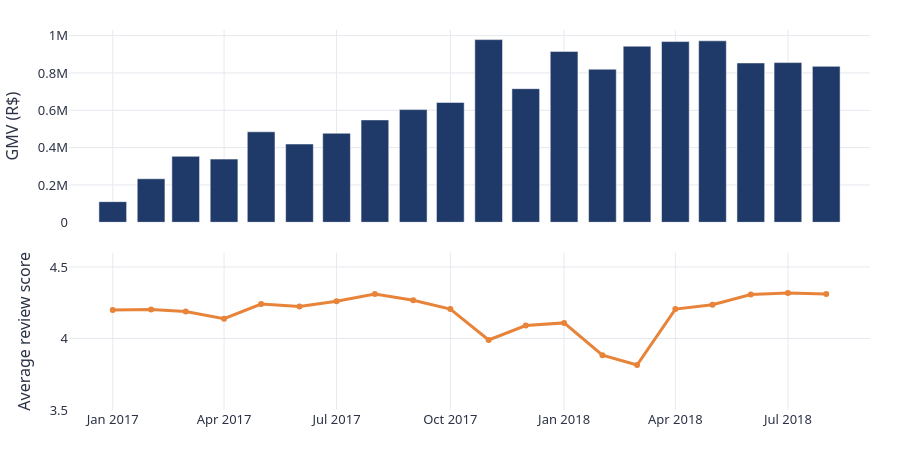

Source (notebook cell):
### Markdown cell above
---
# 1. Is growth already costing satisfaction?

The first question, and the one the brief is really about. If the average score falls as the
marketplace grows, the trade-off is real and already happening, and the answer is simply
"yes, slow down".

### Code cell
monthly = A.monthly_trend(base)
V.fig_growth_vs_satisfaction(monthly)

### Figure 1 — Plotly figure (JSON) as saved in the notebook; plotly's stock layout.template omitted (floating-point values rounded to 4 significant figures)
{"data": [{"hovertemplate": "%{x|%b %Y}<br>GMV R$%{y:,.0f}<extra></extra>", "marker": {"color": "#1f3a68"}, "name": "GMV", "showlegend": false, "type": "bar", "x": ["2017-01-01T00:00:00", "2017-02-01T00:00:00", "2017-03-01T00:00:00", "2017-04-01T00:00:00", "2017-05-01T00:00:00", "2017-06-01T00:00:00", "2017-07-01T00:00:00", "2017-08-01T00:00:00", "2017-09-01T00:00:00", "2017-10-01T00:00:00", "2017-11-01T00:00:00", "2017-12-01T00:00:00", "2018-01-01T00:00:00", "2018-02-01T00:00:00", "2018-03-01T00:00:00", "2018-04-01T00:00:00", "2018-05-01T00:00:00", "2018-06-01T00:00:00", "2018-07-01T00:00:00", "2018-08-01T00:00:00"], "xaxis": "x", "y": [110700.0, 233000.0, 353300.0, 338500.0, 484800.0, 419300.0, 477000.0, 548500.0, 603600.0, 641900.0, 978600.0, 715900.0, 915600.0, 820200.0, 943400.0, 968000.0, 972300.0, 853600.0, 855600.0, 835300.0], "yaxis": "y"}, {"hovertemplate": "%{x|%b %Y}<br>%{y:.2f} stars<extra></extra>", "line": {"color": "#e8833a", "width": 3}, "mode": "lines+markers", "name": "Average review score", "showlegend": false, "type": "scatter", "x": ["2017-01-01T00:00:00", "2017-02-01T00:00:00", "2017-03-01T00:00:00", "2017-04-01T00:00:00", "2017-05-01T00:00:00", "2017-06-01T00:00:00", "2017-07-01T00:00:00", "2017-08-01T00:00:00", "2017-09-01T00:00:00", "2017-10-01T00:00:00", "2017-11-01T00:00:00", "2017-12-01T00:00:00", "2018-01-01T00:00:00", "2018-02-01T00:00:00", "2018-03-01T00:00:00", "2018-04-01T00:00:00", "2018-05-01T00:00:00", "2018-06-01T00:00:00", "2018-07-01T00:00:00", "2018-08-01T00:00:00"], "xaxis": "x2", "y": [4.2, 4.202, 4.188, 4.138, 4.241, 4.223, 4.26, 4.311, 4.267, 4.205, 3.99, 4.091, 4.109, 3.883, 3.814, 4.206, 4.236, 4.307, 4.318, 4.31], "yaxis": "y2"}], "layout": {"font": {"color": "#2b3245", "family": "IBM Plex Sans, Segoe UI, Helvetica, Arial, sans-serif", "size": 13}, "height": 460, "hoverlabel": {"font": {"family": "IBM Plex Sans, Segoe UI, Helvetica, Arial, sans-serif"}}, "legend": {"orientation": "h", "title": {"text": ""}, "x": 0, "y": 1.02, "yanchor": "bottom"}, "margin": {"b": 50, "l": 60, "r": 30, "t": 30}, "paper_bgcolor": "#ffffff", "plot_bgcolor": "#ffffff", "xaxis": {"anchor": "y", "domain": [0.0, 1.0], "gridcolor": "#e6e9ef", "matches": "x2", "showticklabels": false, "zeroline": false}, "xaxis2": {"anchor": "y2", "domain": [0.0, 1.0], "gridcolor": "#e6e9ef", "zeroline": false}, "yaxis": {"anchor": "x", "domain": [0.494, 1.0], "gridcolor": "#e6e9ef", "title": {"text": "GMV (R$)"}, "zeroline": false}, "yaxis2": {"anchor": "x2", "domain": [0.0, 0.414], "gridcolor": "#e6e9ef", "range": [3.5, 4.6], "title": {"text": "Average review score"}, "zeroline": false}}}
